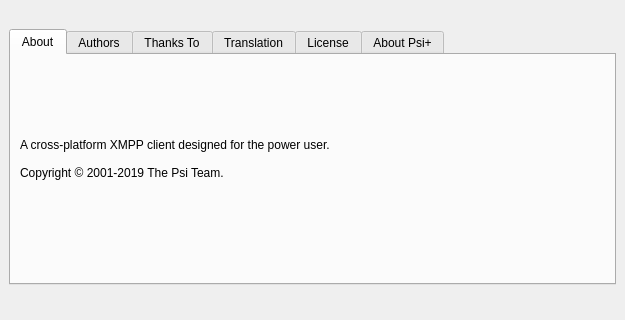
<?xml version="1.0" encoding="UTF-8"?>
<ui version="4.0">
 <class>AboutDlg</class>
 <widget class="QDialog" name="AboutDlg">
  <property name="geometry">
   <rect>
    <x>0</x>
    <y>0</y>
    <width>625</width>
    <height>320</height>
   </rect>
  </property>
  <property name="windowTitle">
   <string>About</string>
  </property>
  <layout class="QVBoxLayout">
   <property name="spacing">
    <number>6</number>
   </property>
   <property name="leftMargin">
    <number>9</number>
   </property>
   <property name="topMargin">
    <number>9</number>
   </property>
   <property name="rightMargin">
    <number>9</number>
   </property>
   <property name="bottomMargin">
    <number>9</number>
   </property>
   <item>
    <layout class="QHBoxLayout">
     <property name="spacing">
      <number>6</number>
     </property>
     <property name="leftMargin">
      <number>0</number>
     </property>
     <property name="topMargin">
      <number>0</number>
     </property>
     <property name="rightMargin">
      <number>0</number>
     </property>
     <property name="bottomMargin">
      <number>0</number>
     </property>
     <item>
      <widget class="IconLabel" name="lb_icon" native="true">
       <property name="psiIconName" stdset="0">
        <string>psi/psiplus_logo</string>
       </property>
      </widget>
     </item>
     <item>
      <widget class="QLabel" name="lb_name">
       <property name="sizePolicy">
        <sizepolicy hsizetype="Expanding" vsizetype="Preferred">
         <horstretch>0</horstretch>
         <verstretch>0</verstretch>
        </sizepolicy>
       </property>
       <property name="textFormat">
        <enum>Qt::RichText</enum>
       </property>
       <property name="textInteractionFlags">
        <set>Qt::LinksAccessibleByMouse|Qt::TextSelectableByMouse</set>
       </property>
      </widget>
     </item>
    </layout>
   </item>
   <item>
    <widget class="QTabWidget" name="tw_tabs">
     <widget class="QWidget" name="tab_about">
      <attribute name="title">
       <string>About</string>
      </attribute>
      <layout class="QVBoxLayout">
       <property name="spacing">
        <number>6</number>
       </property>
       <property name="leftMargin">
        <number>9</number>
       </property>
       <property name="topMargin">
        <number>9</number>
       </property>
       <property name="rightMargin">
        <number>9</number>
       </property>
       <property name="bottomMargin">
        <number>9</number>
       </property>
       <item>
        <spacer>
         <property name="orientation">
          <enum>Qt::Vertical</enum>
         </property>
         <property name="sizeType">
          <enum>QSizePolicy::Expanding</enum>
         </property>
         <property name="sizeHint" stdset="0">
          <size>
           <width>20</width>
           <height>40</height>
          </size>
         </property>
        </spacer>
       </item>
       <item>
        <widget class="QLabel" name="lb_about">
         <property name="sizePolicy">
          <sizepolicy hsizetype="Expanding" vsizetype="Expanding">
           <horstretch>0</horstretch>
           <verstretch>0</verstretch>
          </sizepolicy>
         </property>
         <property name="text">
          <string>A cross-platform XMPP client designed for the power user.&lt;br&gt;
&lt;br&gt;
Copyright © 2001-2019 The Psi Team.&lt;br&gt;
</string>
         </property>
         <property name="textFormat">
          <enum>Qt::RichText</enum>
         </property>
        </widget>
       </item>
       <item>
        <widget class="URLLabel" name="uRLLabel1" native="true">
         <property name="url" stdset="0">
          <string>https://psi-im.org</string>
         </property>
         <property name="title" stdset="0">
          <string>https://psi-im.org</string>
         </property>
        </widget>
       </item>
       <item>
        <spacer>
         <property name="orientation">
          <enum>Qt::Vertical</enum>
         </property>
         <property name="sizeType">
          <enum>QSizePolicy::Expanding</enum>
         </property>
         <property name="sizeHint" stdset="0">
          <size>
           <width>20</width>
           <height>40</height>
          </size>
         </property>
        </spacer>
       </item>
      </layout>
     </widget>
     <widget class="QWidget" name="tab_authors">
      <attribute name="title">
       <string>Authors</string>
      </attribute>
      <layout class="QVBoxLayout">
       <property name="spacing">
        <number>6</number>
       </property>
       <property name="leftMargin">
        <number>9</number>
       </property>
       <property name="topMargin">
        <number>9</number>
       </property>
       <property name="rightMargin">
        <number>9</number>
       </property>
       <property name="bottomMargin">
        <number>9</number>
       </property>
       <item>
        <widget class="PsiTextView" name="te_authors" native="true"/>
       </item>
      </layout>
     </widget>
     <widget class="QWidget" name="tab_thanks">
      <attribute name="title">
       <string>Thanks To</string>
      </attribute>
      <layout class="QVBoxLayout">
       <property name="spacing">
        <number>6</number>
       </property>
       <property name="leftMargin">
        <number>9</number>
       </property>
       <property name="topMargin">
        <number>9</number>
       </property>
       <property name="rightMargin">
        <number>9</number>
       </property>
       <property name="bottomMargin">
        <number>9</number>
       </property>
       <item>
        <widget class="PsiTextView" name="te_thanks" native="true"/>
       </item>
      </layout>
     </widget>
     <widget class="QWidget" name="tab_translation">
      <attribute name="title">
       <string>Translation</string>
      </attribute>
      <layout class="QVBoxLayout">
       <property name="spacing">
        <number>6</number>
       </property>
       <property name="leftMargin">
        <number>9</number>
       </property>
       <property name="topMargin">
        <number>9</number>
       </property>
       <property name="rightMargin">
        <number>9</number>
       </property>
       <property name="bottomMargin">
        <number>9</number>
       </property>
       <item>
        <widget class="PsiTextView" name="te_translation" native="true">
         <property name="sizePolicy">
          <sizepolicy hsizetype="Preferred" vsizetype="Expanding">
           <horstretch>0</horstretch>
           <verstretch>0</verstretch>
          </sizepolicy>
         </property>
        </widget>
       </item>
      </layout>
     </widget>
     <widget class="QWidget" name="tab_license">
      <attribute name="title">
       <string>License</string>
      </attribute>
      <layout class="QVBoxLayout">
       <property name="spacing">
        <number>6</number>
       </property>
       <property name="leftMargin">
        <number>9</number>
       </property>
       <property name="topMargin">
        <number>9</number>
       </property>
       <property name="rightMargin">
        <number>9</number>
       </property>
       <property name="bottomMargin">
        <number>9</number>
       </property>
       <item>
        <widget class="QTextEdit" name="te_license">
         <property name="readOnly">
          <bool>true</bool>
         </property>
        </widget>
       </item>
      </layout>
     </widget>
     <widget class="QWidget" name="tab_psiplus" >
      <attribute name="title" >
       <string>About Psi+</string>
      </attribute>
      <layout class="QVBoxLayout" >
       <property name="margin" >
        <number>9</number>
       </property>
       <property name="spacing" >
        <number>6</number>
       </property>
       <item>
        <widget class="PsiTextView" name="te_psiplus" />
       </item>
      </layout>
     </widget>
     </widget>
   </item>
   <item>
    <layout class="QHBoxLayout">
     <property name="spacing">
      <number>6</number>
     </property>
     <property name="leftMargin">
      <number>0</number>
     </property>
     <property name="topMargin">
      <number>0</number>
     </property>
     <property name="rightMargin">
      <number>0</number>
     </property>
     <property name="bottomMargin">
      <number>0</number>
     </property>
     <item>
      <spacer>
       <property name="orientation">
        <enum>Qt::Horizontal</enum>
       </property>
       <property name="sizeType">
        <enum>QSizePolicy::Expanding</enum>
       </property>
       <property name="sizeHint" stdset="0">
        <size>
         <width>418</width>
         <height>20</height>
        </size>
       </property>
      </spacer>
     </item>
     <item>
      <widget class="IconButton" name="pb_close" native="true">
       <property name="text" stdset="0">
        <string>&amp;Close</string>
       </property>
       <property name="default" stdset="0">
        <bool>true</bool>
       </property>
      </widget>
     </item>
    </layout>
   </item>
  </layout>
 </widget>
 <layoutdefault spacing="6" margin="11"/>
 <customwidgets>
  <customwidget>
   <class>IconButton</class>
   <extends></extends>
   <header>iconbutton.h</header>
  </customwidget>
  <customwidget>
   <class>IconLabel</class>
   <extends></extends>
   <header>iconlabel.h</header>
  </customwidget>
  <customwidget>
   <class>PsiTextView</class>
   <extends></extends>
   <header>psitextview.h</header>
  </customwidget>
  <customwidget>
   <class>URLLabel</class>
   <extends></extends>
   <header>urllabel.h</header>
  </customwidget>
 </customwidgets>
 <resources/>
 <connections>
  <connection>
   <sender>pb_close</sender>
   <signal>clicked(bool)</signal>
   <receiver>AboutDlg</receiver>
   <slot>accept()</slot>
   <hints>
    <hint type="sourcelabel">
     <x>436</x>
     <y>295</y>
    </hint>
    <hint type="destinationlabel">
     <x>369</x>
     <y>299</y>
    </hint>
   </hints>
  </connection>
 </connections>
</ui>
